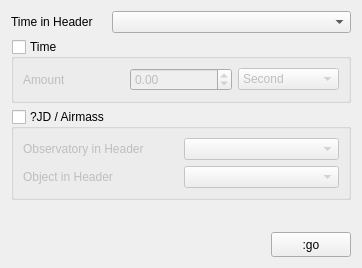
<?xml version="1.0" encoding="UTF-8"?>
<ui version="4.0">
 <class>FormHeaderCalculator</class>
 <widget class="QWidget" name="FormHeaderCalculator">
  <property name="geometry">
   <rect>
    <x>0</x>
    <y>0</y>
    <width>362</width>
    <height>268</height>
   </rect>
  </property>
  <property name="windowTitle">
   <string>Header Calculator</string>
  </property>
  <layout class="QGridLayout" name="gridLayout_3">
   <item row="0" column="0">
    <widget class="QLabel" name="label">
     <property name="minimumSize">
      <size>
       <width>95</width>
       <height>18</height>
      </size>
     </property>
     <property name="maximumSize">
      <size>
       <width>95</width>
       <height>18</height>
      </size>
     </property>
     <property name="text">
      <string>Time in Header</string>
     </property>
    </widget>
   </item>
   <item row="0" column="1" colspan="2">
    <widget class="QComboBox" name="comboBoxTimeInHeader"/>
   </item>
   <item row="1" column="0" colspan="3">
    <widget class="QGroupBox" name="groupBoxTime">
     <property name="title">
      <string>Time</string>
     </property>
     <property name="checkable">
      <bool>true</bool>
     </property>
     <property name="checked">
      <bool>false</bool>
     </property>
     <layout class="QGridLayout" name="gridLayout">
      <item row="0" column="0">
       <widget class="QLabel" name="label_2">
        <property name="text">
         <string>Amount</string>
        </property>
       </widget>
      </item>
      <item row="0" column="1">
       <widget class="QDoubleSpinBox" name="doubleSpinBoxTimeAmount">
        <property name="minimum">
         <double>-10000000000000000.000000000000000</double>
        </property>
        <property name="value">
         <double>0.000000000000000</double>
        </property>
       </widget>
      </item>
      <item row="0" column="2">
       <widget class="QComboBox" name="comboBoxTimeType">
        <property name="currentIndex">
         <number>5</number>
        </property>
        <item>
         <property name="text">
          <string>Year</string>
         </property>
        </item>
        <item>
         <property name="text">
          <string>Month</string>
         </property>
        </item>
        <item>
         <property name="text">
          <string>Day</string>
         </property>
        </item>
        <item>
         <property name="text">
          <string>Hour</string>
         </property>
        </item>
        <item>
         <property name="text">
          <string>Minute</string>
         </property>
        </item>
        <item>
         <property name="text">
          <string>Second</string>
         </property>
        </item>
       </widget>
      </item>
     </layout>
    </widget>
   </item>
   <item row="2" column="0" colspan="3">
    <widget class="QGroupBox" name="groupBoxJDAirmass">
     <property name="title">
      <string>?JD / Airmass</string>
     </property>
     <property name="checkable">
      <bool>true</bool>
     </property>
     <property name="checked">
      <bool>false</bool>
     </property>
     <layout class="QGridLayout" name="gridLayout_2">
      <item row="1" column="0">
       <widget class="QLabel" name="label_6">
        <property name="text">
         <string>Object in Header</string>
        </property>
       </widget>
      </item>
      <item row="0" column="1">
       <widget class="QComboBox" name="comboBoxObservatoryInHeader"/>
      </item>
      <item row="1" column="1">
       <widget class="QComboBox" name="comboBoxObjectInHeader"/>
      </item>
      <item row="0" column="0">
       <widget class="QLabel" name="label_5">
        <property name="text">
         <string>Observatory in Header</string>
        </property>
       </widget>
      </item>
     </layout>
    </widget>
   </item>
   <item row="3" column="0">
    <spacer name="verticalSpacer">
     <property name="orientation">
      <enum>Qt::Vertical</enum>
     </property>
     <property name="sizeHint" stdset="0">
      <size>
       <width>20</width>
       <height>0</height>
      </size>
     </property>
    </spacer>
   </item>
   <item row="4" column="0" colspan="2">
    <spacer name="horizontalSpacer">
     <property name="orientation">
      <enum>Qt::Horizontal</enum>
     </property>
     <property name="sizeHint" stdset="0">
      <size>
       <width>255</width>
       <height>20</height>
      </size>
     </property>
    </spacer>
   </item>
   <item row="4" column="2">
    <widget class="QPushButton" name="pushButtonGO">
     <property name="minimumSize">
      <size>
       <width>80</width>
       <height>25</height>
      </size>
     </property>
     <property name="maximumSize">
      <size>
       <width>80</width>
       <height>25</height>
      </size>
     </property>
     <property name="text">
      <string>:go</string>
     </property>
    </widget>
   </item>
  </layout>
 </widget>
 <resources/>
 <connections/>
</ui>
